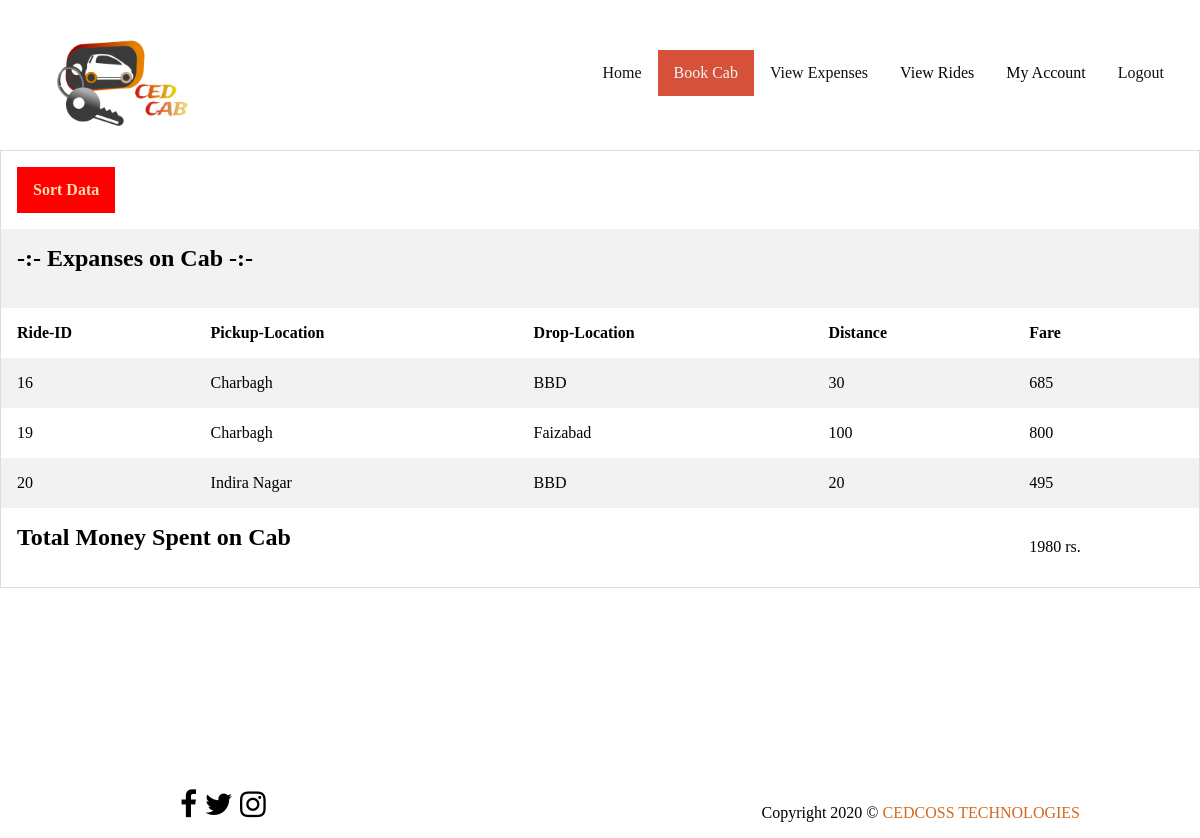
Page /viewexp.php (signed in) on the committed database.
### tables this page shows
CREATE TABLE `tbl_ride` (
  `ride_id` int(11) NOT NULL,
  `ride_date` date NOT NULL,
  `from` varchar(50) NOT NULL,
  `to` varchar(50) NOT NULL,
  `cab_type` varchar(50) NOT NULL,
  `total_distance` varchar(10) NOT NULL,
  `luggage` varchar(10) NOT NULL,
  `total_fare` varchar(10) NOT NULL,
  `status` int(1) NOT NULL,
  `customer_user_id` int(11) NOT NULL
);

### class/Dbcon.php (called while the page is built, shortened)
<?php
class Dbcon
{
    public function __construct()
    {
        $this->conn = new mysqli("localhost", "root", "", "cab");
    }
}

### class/Rides.php (called while the page is built, shortened)
<?php
class Rides
{
    public function spent($id, $name, $conn)
    {
        $a=array();
        $sql = "SELECT * from `tbl_ride` WHERE `customer_user_id`='".$id."' AND `status` = 2 ORDER BY $name ASC " ;
        $result =$conn->query($sql);
        while ($row = $result->fetch_assoc()) {
            array_push($a, $row);
        }
        return $a;
    }
    public function expanse($id, $conn)
    {
        $sql = "SELECT SUM(`total_fare`) AS ex FROM `tbl_ride` Where `customer_user_id`='".$id."' AND `status` = 2";
        $result =$conn->query($sql);
        if ($result->num_rows > 0) {
            $row = $result->fetch_assoc();
            return $row;
        }
    }
}

### viewexp.php (the view, shortened to what this page needs)
<?php
require "header.php";
require "class/Dbcon.php";
require "class/Users.php";
require "class/Rides.php";
if (!isset($_SESSION['userdata'])) {
    unset($_SESSION);
    header("location:login.php");
} else {
    $id = $_SESSION['userdata']['uid'];
    $db = new Dbcon();
    $ride = new Rides();
    $data = $ride->expanse($id, $db->conn); ?>
    <table class='view-table-css'>
            <?php
            if (isset($_GET['value'])) {
                $name = isset($_GET['value'])?$_GET['value']:'';
            } else {
                $name ='ride_id';
            }
    $details = $ride->spent($id, $name, $db->conn); ?>
    <form action="" method="GET">
        <table class='view-table-css'>
        <tr>
            <th colspan="5">
                <ul>
                <li>
                    <div class="dropdown1">
                        <a href="viewexp.php?value=`ride_id`"class="approve-css dropbtn">Sort Data</a>
                    </li>
                </ul>
            </th>
        </tr>
    </form>
         <tr>
              <th colspan="6"><h2>-:- Expanses on Cab  -:-</h2></th>
         </tr>
        <tr>
            <th class='view-table-css-td'>Ride-ID</th>
            <th class='view-table-css-td'>Pickup-Location</th>
            <th class='view-table-css-td'>Drop-Location</th>
            <th class='view-table-css-td'>Distance</th>
            <th class='view-table-css-td'>Fare
            </th>
        </tr>
        <?php foreach ($details as $key=> $value) { ?>
               <tr>
                   <td>
                        <?php echo $value['ride_id'];?>
                   </td>
                   <td>
                        <?php echo $value['from'];?>
                   </td>
                   <td>
                        <?php echo $value['to'];?>
                   </td>
                   <td>
                        <?php echo $value['total_distance'];?>
                   </td>
                   <td>
                        <?php echo $value['total_fare'];?>
                   </td>
               </tr>
        <?php } ?>
        <tr>
        <th colspan="4"><h2>Total Money Spent on Cab</h2></th>
        <td>
                  <p> <?php    echo $data['ex']; ?> rs.</p>
                   </td>
        </tr>
        <?php
}?>
</table>
<?php require "footer.php"?>

### css/style.css (style rules this page uses)
body { margin: 0; padding: 0; }
table { border-collapse: collapse; border-spacing: 0; width: 100%; border: 1px solid #ddd; }
th, td { text-align: left; padding: 16px; }
tr:nth-child(even) { background-color: #f2f2f2; }
.approve-css { padding: 1%; background-color: red; text-decoration: none; color: wheat; }
ul { list-style-type: none; margin: 0; padding: 0; overflow: hidden; }
li { float: left; }
li a { display: block; color: #111; text-align: center; padding: 14px 16px; text-decoration: none; }
.dropdown1 { float: left; overflow: hidden; }
.dropdown1 .dropbtn { border: none; padding: 14px 16px; font-family: inherit; margin: 0; background-color: red; text-decoration: none; color: wheat; }

### rows in the picture
tbl_ride: ride_id "16", from "Charbagh", to "BBD", total_distance "30", total_fare "685"
tbl_ride: ride_id "19", from "Charbagh", to "Faizabad", total_distance "100", total_fare "800"
tbl_ride: ride_id "20", from "Indira Nagar", to "BBD", total_distance "20", total_fare "495"

### other values in the picture
$data['ex'] "1980"
